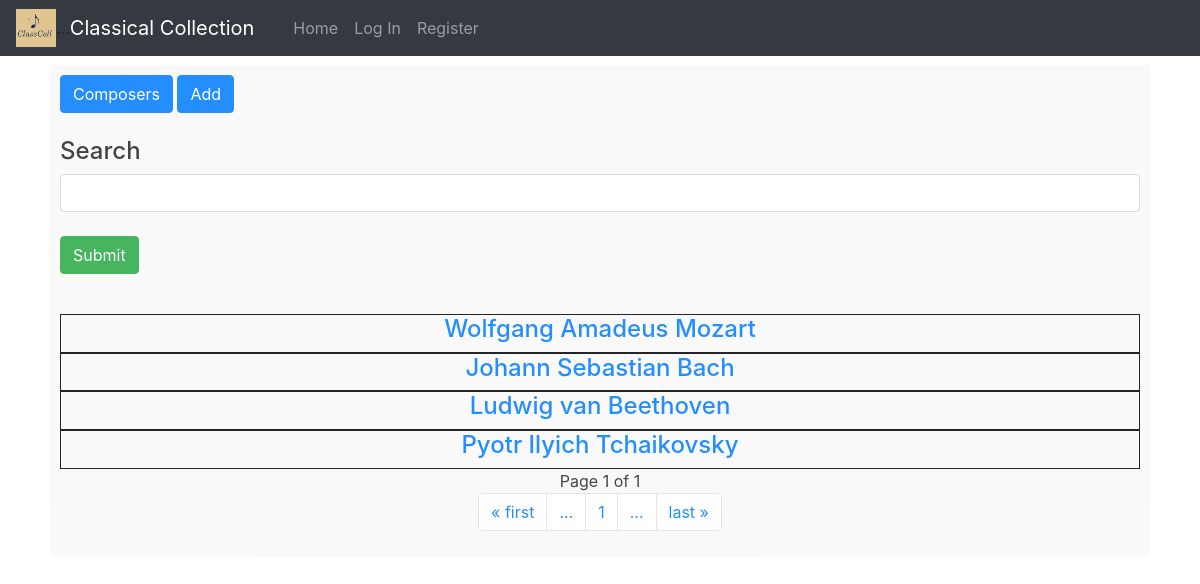
Before: /composer/ with the older database file.
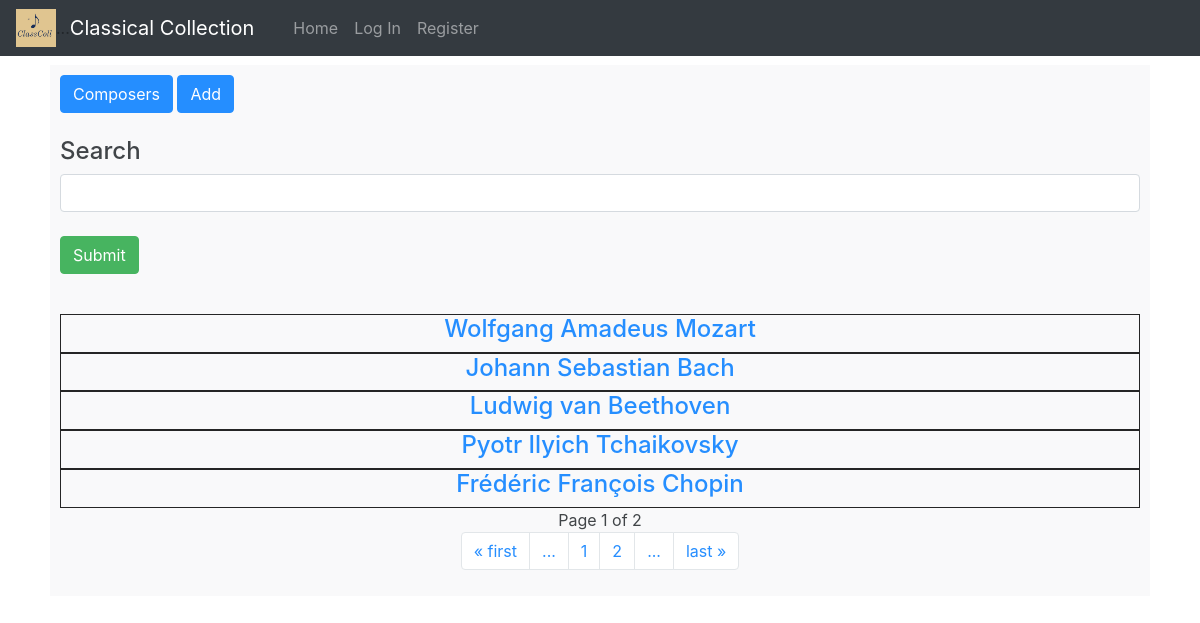
After: the same page with the newer database file.
### classcoll/models.py (models this page shows, shortened)
class Composer(models.Model):
    name = models.CharField(max_length=100)
    biography = models.TextField()
    image = models.URLField(blank=False)

### classcoll/views/Composers.py (the view)
# urls.py: path('composer/', Composers.allComposers, name="all_composer"),
def allComposers(request):
    if request.method == 'POST':
        name = request.POST['name']
        biography = request.POST['biography']
        image = request.POST['document']
        if Composer.objects.filter(name=name).first() is not None:
            return render(request, COMPOSER_LIST_FILE, {
                'composers': Composer.objects.all(),
                'message': MESSAGE_COMPOSER_EXISTED
            })
        newComposer = Composer(
            name=name,
            biography=biography,
            image=image
        )
        newComposer.save()
        return redirect('index')
    else:
        key = request.GET.get("key", "")
        composers = []
        for composer in Composer.objects.all():
            if key in composer.name:
                composers.append(composer)
        paginator = Paginator(composers, 5)
        pageNumber = request.GET.get('page')
        composers = paginator.get_page(pageNumber)
        return render(request, COMPOSER_LIST_FILE, {
            'composers': composers
        })

### classcoll/templates/classcoll/all_composers.html (shortened to what this page needs)
{% extends "classcoll/layout.html" %}
{% load static %}
{% block body %}
    <div class="bg-light" style="opacity: 0.85; padding: 10px;">
        <div>
            <button id="showComposers" class="btn btn-primary">Composers</button>
            <button id="showForm" class="btn btn-primary">Add</button>
        </div>
        <br>
        <div id="allComposers">
            <form method="GET" action="{% url 'all_composer' %}" id="filterForm">
                <div class="form-group">
                    <h4>Search</h4>
                    <input class="form-control" type="text" name="key">
                    <br>
                    <input class="btn btn-success" type="submit">
                </div>
            </form>
            <br>
            {% for composer in composers %}
                <div class="text-center" style="border: 1px solid black;">
                    <div>
                        <h4><a href="{% url 'composer' composer.name %}">{{ composer.name }}</a></h4>
                    </div>
                </div>
            {% endfor %}
            <div class="text-center">
                <span class="current">
                    Page {{ composers.number }} of {{ composers.paginator.num_pages }}
                </span>
            </div>
            <nav aria-label="Page Navigation Example">
                <ul class="pagination justify-content-center">
                    <li class="page-item"><a class="page-link" href="?page=1">&laquo; first</a></li>
                    <li class="page-item"><a class="page-link" href="#">...</a></li>
                    {% for i in composers.paginator.page_range %}
                        {% if i <= composers.number|add:2 and i >= composers.number|add:-2 %}
                            <li class="page-item"><a class="page-link" href="?page={{forloop.counter}}">{{forloop.counter}}</a></li>
                        {% endif %}
                    {% endfor %}
                    <li class="page-item"><a class="page-link" href="#">...</a></li>
                    <li class="page-item"><a class="page-link" href="?page={{ composers.paginator.num_pages }}">last &raquo;</a></li>
                </ul>
            </nav>
        </div>
    </div>
{% endblock %}

Changed rows visible on the page:
added Composer: name "Frédéric François Chopin"
Other visible differences:
{{ composers.paginator.num_pages }}: "1" → "2"
new list line: "2"
